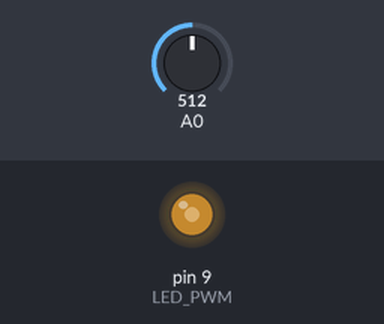
The sketch below on a simulated Arduino Uno, built with avr-gcc and run on an emulated ATmega328P. Shown: output pins drawn as LEDs (lit = HIGH). The test bench sets the inputs (shaded band); at power-on: A0 = 512.

Above: at 1.2 s.
1.3 s: A0 set to 716
At 2.5 s:
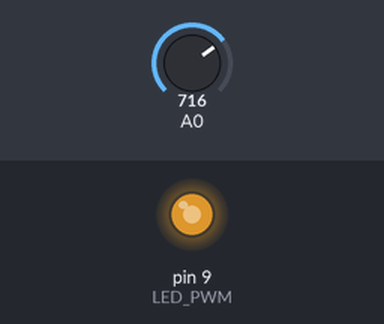
2.8 s: A0 set to 900
At 3.8 s:
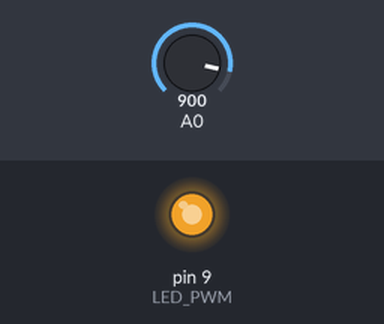
4.3 s: A0 set to 122
At 5.0 s:
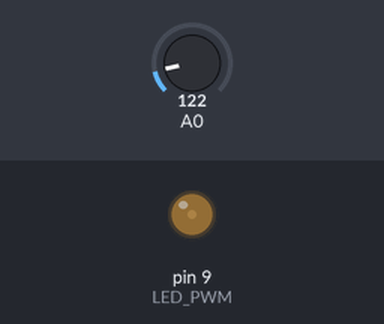
5.8 s: A0 set to 0
At 6.3 s:
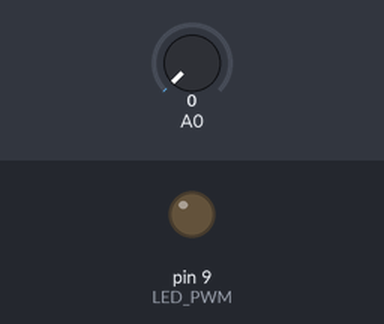
7.3 s: A0 set to 511
At 8.7 s:
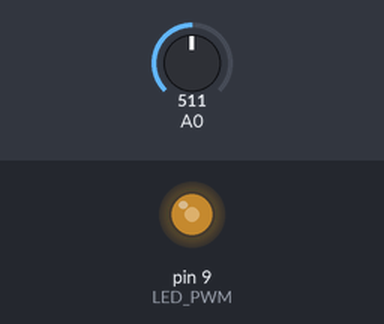
Timing chart, 0 to 9.8 s (numbered marks = the images above; inputs shaded):
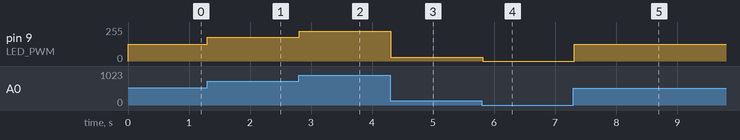

The sketch:

task_01.ino
```cpp
#define LED_PWM 9

void setup() {
  Serial.begin(9600);
  pinMode(LED_PWM, OUTPUT);
}

float val = 0;

void loop() {
  uint16_t val = analogRead(A0);
  val = map(val, 0, 1023, 0, 255);
  analogWrite(LED_PWM, val);

  delay(100);
}
```

Measured:
- after the input at 1.3 s, pin 9 (LED_PWM): 127/255 → 178/255 at once
- after the input at 2.8 s, pin 9 (LED_PWM): 178/255 → 224/255 at once
- after the input at 4.3 s, pin 9 (LED_PWM): 224/255 → 30/255 at once
- after the input at 5.8 s, pin 9 (LED_PWM): 30/255 → 0/255 at once
- after the input at 7.3 s, pin 9 (LED_PWM): 0/255 → 127/255 at once
